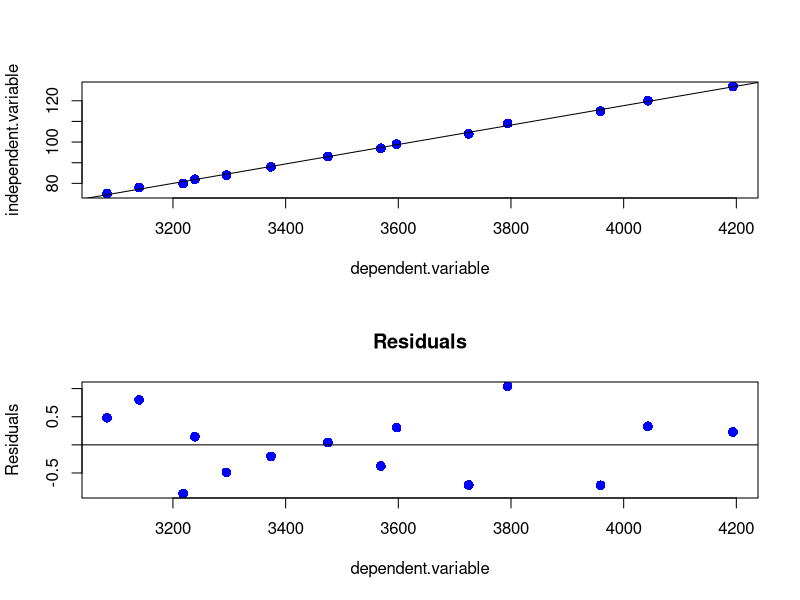

Write the R code that produced this figure.
library(car)

dependent.variable <- c(3083, 3140, 3218, 3239, 3295, 3374, 3475, 3569, 3597, 3725, 3794, 3959, 4043, 4194)
independent.variable <- c(75, 78, 80, 82, 84, 88, 93, 97, 99, 104, 109, 115, 120, 127)

# Fit a linear model
lm.model <- lm(independent.variable ~ dependent.variable)
lm.model

par(mfrow = c(2, 1))
plot(dependent.variable, independent.variable, pch = 16, cex = 1.3, col = "blue")
abline(lm.model)

# Plot the residuals
plot(dependent.variable, resid(lm.model),
    pch = 16, cex = 1.3, col = "blue",
    ylab = "Residuals", main = "Residuals"
)
abline(0, 0)

# p-value = 0.08 > 0.05 => don't reject null hypothesis that there is no correlation
# among residuals
durbinWatsonTest(lm.model)

# Test for lags 1, 2, 3
durbinWatsonTest(lm.model, max.lag = 3)
